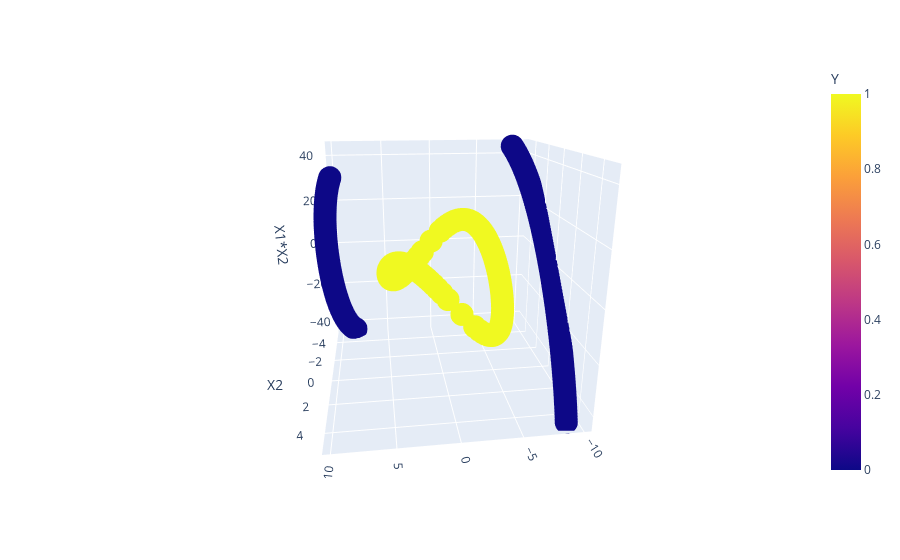

The notebook cell saved with this chart:
### Code cell
fig.show()
# not linearly separable

### Figure 1 — Plotly figure (JSON) as saved in the notebook; plotly's stock layout.template omitted (floating-point values rounded to 4 significant figures; data arrays with more than 128 entries replaced by an {"elided": "..."} marker saying what was removed)
{"data": [{"hovertemplate": "X1=%{x}<br>X2=%{y}<br>X1*X2=%{z}<br>Y=%{marker.color}<extra></extra>", "legendgroup": "", "marker": {"color": {"elided": "400 int values"}, "coloraxis": "coloraxis", "symbol": "circle"}, "mode": "markers", "name": "", "scene": "scene", "showlegend": false, "type": "scatter3d", "x": {"elided": "400 float values"}, "y": {"elided": "400 float values"}, "z": {"elided": "400 float values"}}], "layout": {"autosize": true, "coloraxis": {"colorbar": {"title": {"text": "Y"}}, "colorscale": [[0, "#0d0887"], [0.1111, "#46039f"], [0.2222, "#7201a8"], [0.3333, "#9c179e"], [0.4444, "#bd3786"], [0.5556, "#d8576b"], [0.6667, "#ed7953"], [0.7778, "#fb9f3a"], [0.8889, "#fdca26"], [1, "#f0f921"]]}, "legend": {"tracegroupgap": 0}, "margin": {"t": 60}, "scene": {"aspectmode": "auto", "aspectratio": {"x": 1, "y": 1, "z": 1}, "camera": {"center": {"x": 0, "y": 0, "z": 0}, "eye": {"x": 0.2751, "y": 2.031, "z": 0.6979}, "projection": {"type": "perspective"}, "up": {"x": 0, "y": 0, "z": 1}}, "domain": {"x": [0, 1], "y": [0, 1]}, "xaxis": {"title": {"text": "X1"}, "type": "linear"}, "yaxis": {"title": {"text": "X2"}, "type": "linear"}, "zaxis": {"title": {"text": "X1*X2"}, "type": "linear"}}}}
